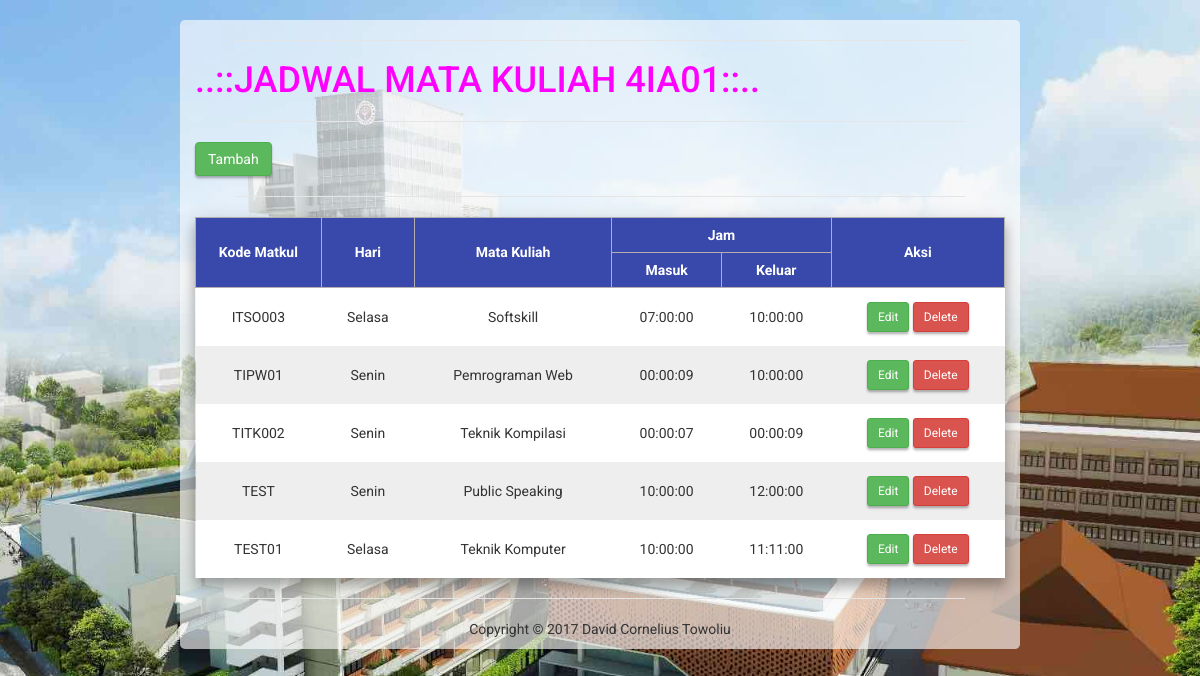
The page / on the database its author committed.
### tables this page shows
CREATE TABLE `jadwal_mhs` (
  `kd_matkul` varchar(10) NOT NULL,
  `hari` varchar(10) NOT NULL,
  `matkul` varchar(30) NOT NULL,
  `jm_masuk` time NOT NULL,
  `jm_keluar` time NOT NULL
);

### application/controllers/Jadwal.php (called while the page is built, shortened)
<?php
class Jadwal extends CI_Controller {
	public function __construct(){
		$this->load->model('M_jadwal_mhs');
	}
	public function view()
	{
		$data['sql'] = $this->M_jadwal_mhs->getjadwalmhs();
		$this->load->view('templates/header');
		$this->load->view('pages/jadwal_mhs',$data);
		$this->load->view('templates/footer');
	}
}

### index.php (called while the page is built, shortened)
<?php
require_once BASEPATH.'core/CodeIgniter.php';

### application/models/M_jadwal_mhs.php (called while the page is built, shortened)
<?php defined('BASEPATH') OR exit('No direct script access allowed');
  class m_jadwal_mhs extends CI_Model {
    public function getjadwalmhs(){
      $sql = $this->db->query("select * from jadwal_mhs");
      return $sql ;
    }
  }
?>

### application/views/pages/jadwal_mhs.php (the view, shortened to what this page needs)
<a href="<?php echo base_url(); ?>jadwal/tambah" class="btn btn-success">Tambah</a>
<hr>
  <table align="center" border="2" style="width: 100%">
    <tr>
      <th rowspan="2">Kode Matkul</th>
      <th rowspan="2">Hari</td>
      <th rowspan="2">Mata Kuliah</th>
      <th colspan="2">Jam</th>
      <th rowspan="2">Aksi</th>
    </tr>
    <tr>
      <th>Masuk</th>
      <th>Keluar</th>
    </tr>
    <?php
    foreach ($sql->result() as $obj1) {
    ?>
    <tr>
      <td><?php echo $obj1->kd_matkul; ?></td>
      <td><?php echo $obj1->hari; ?></td>
      <td><?php echo $obj1->matkul; ?></td>
      <td><?php echo $obj1->jm_masuk; ?></td>
      <td><?php echo $obj1->jm_keluar; ?></td>
      <td align="center">
      <a href="#" class="btn btn-success btn-sm" role="button">Edit</a>
      <a href="#" class="btn btn-danger btn-sm" role="button">Delete</a></td>
    </tr>
    <?php } ?>
  </table>
<hr>

### application/views/templates/header.php (shortened to what this page needs)
<!DOCTYPE html>
<html>
  <head>
    <link rel="stylesheet" href="<?php echo base_url(); ?>assets/css/bootstrap.min.css">
    <link rel="stylesheet" href="<?php echo base_url(); ?>assets/css/style.css">
  </head>
  <body>
    <div class="container">
    <hr>
    <h1><marquee><blink>
    <font color="magenta">..::JADWAL MATA
    KULIAH 4IA01::..</font></blink></marquee></h1>
    <hr>

### application/views/templates/footer.php (shortened to what this page needs)
      <div class="footer">
        <p><center>Copyright &copy; 2017 David Cornelius Towoliu</center></p>
      </div>
    </div>
  </body>
</html>

### assets/css/style.css (style rules this page uses)
html { height: 100%; }
body { margin: 0px; font-family: 'RobotoDraft', 'Roboto', 'Helvetica Neue, Helvetica, Arial', sans-serif; font-size: 14px; background-image: url('../images/bg_gundar.jpeg'); background-position: center; background-repeat: no-repeat; background-size: cover; z-index: 1; }
.container { background-color: rgba(255, 255, 255, 0.62); margin: 20px auto; width: 70%; z-index: 5; border-radius: 5px; }
table { width: 70%; }
table, td { border-collapse: collapse; text-align: center; border: none; }
tbody tr:nth-child(even) { background-color: #eee; }
tbody tr:nth-child(odd) { background-color: #fff; }
table { box-shadow: 0 8px 10px 0 rgba(0,0,0,0.2), 0 6px 20px 0 rgba(0,0,0,0.19); }
th { text-align: center; padding: 0.5em; color: white; border: 1px solid #b4adad; background-color: #3949Ab; }
td { height: 1em; text-align: center; padding: 1em; }
hr { background-color: #e5e5e5; height: 1px; border: 0; width: 90%; }
.btn-success, .btn-danger { box-shadow: 0 2px 2px 0 rgba(0,0,0,0.2), 0 3px 3px 0 rgba(0,0,0,0.10); }

### rows shown on the page
jadwal_mhs: kd_matkul "ITSO003", hari "Selasa", matkul "Softskill", jm_masuk "07:00:00", jm_keluar "10:00:00"
jadwal_mhs: kd_matkul "TIPW01", hari "Senin", matkul "Pemrograman Web", jm_masuk "00:00:09", jm_keluar "10:00:00"
jadwal_mhs: kd_matkul "TITK002", hari "Senin", matkul "Teknik Kompilasi", jm_masuk "00:00:07", jm_keluar "00:00:09"
jadwal_mhs: kd_matkul "TEST", hari "Senin", matkul "Public Speaking", jm_masuk "10:00:00", jm_keluar "12:00:00"
jadwal_mhs: kd_matkul "TEST01", hari "Selasa", matkul "Teknik Komputer", jm_masuk "10:00:00", jm_keluar "11:11:00"
